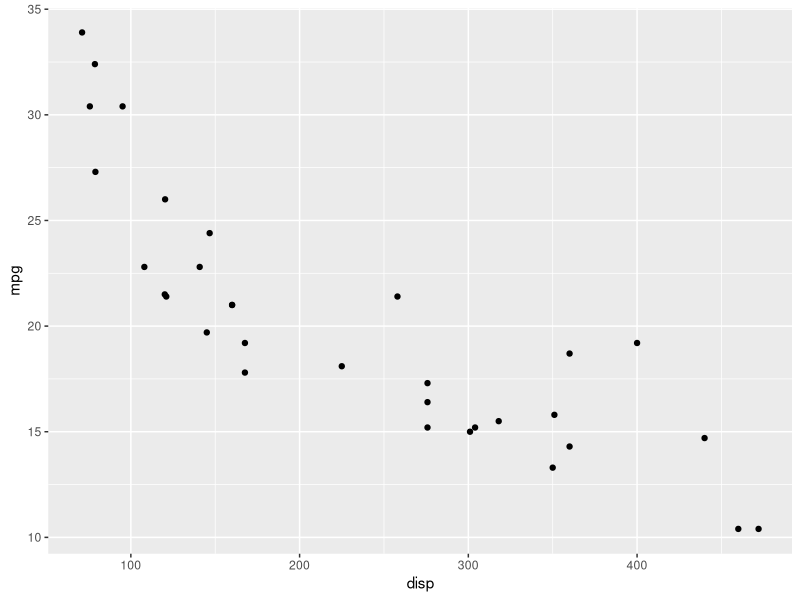
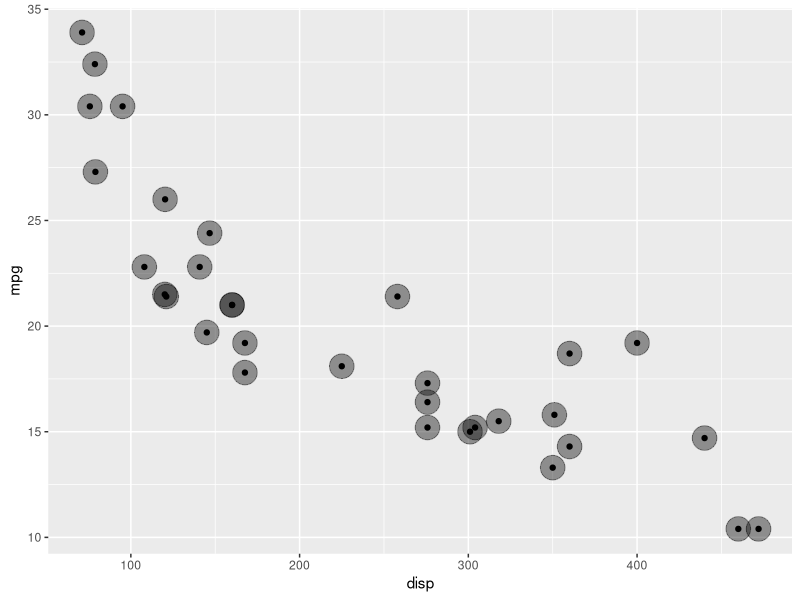
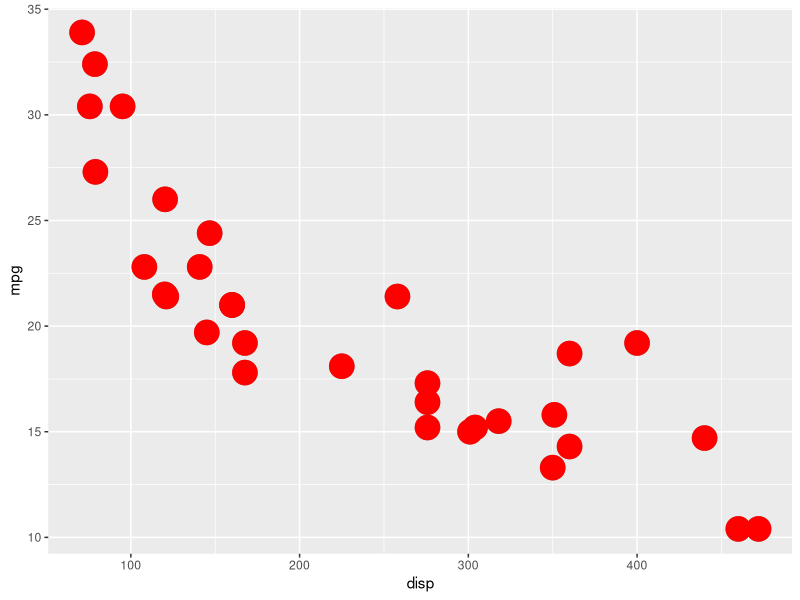
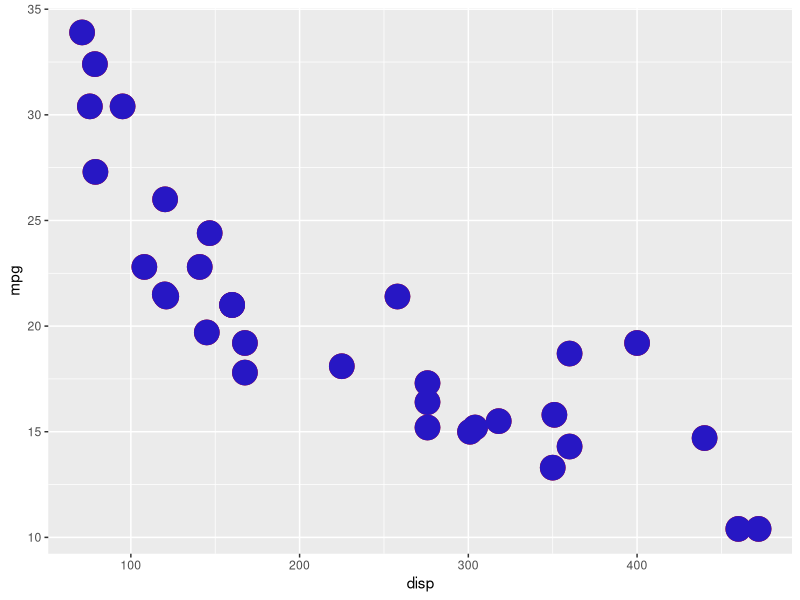
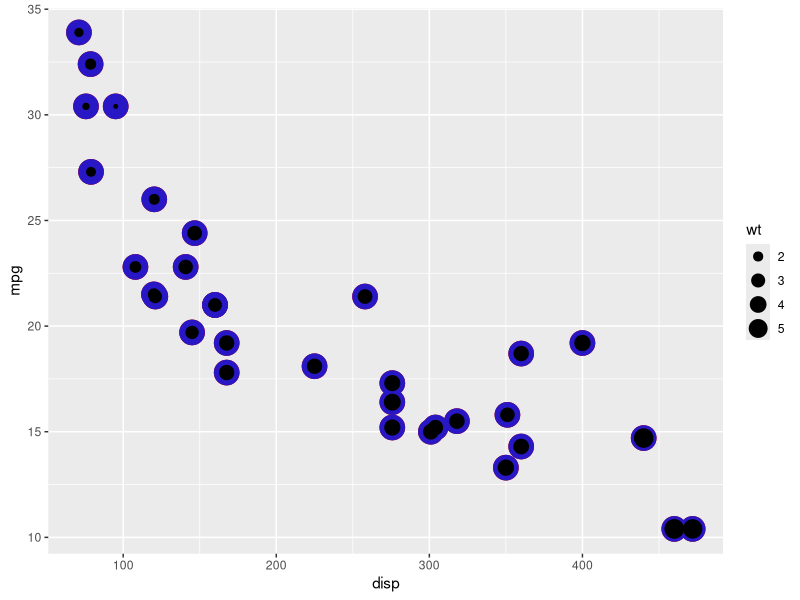
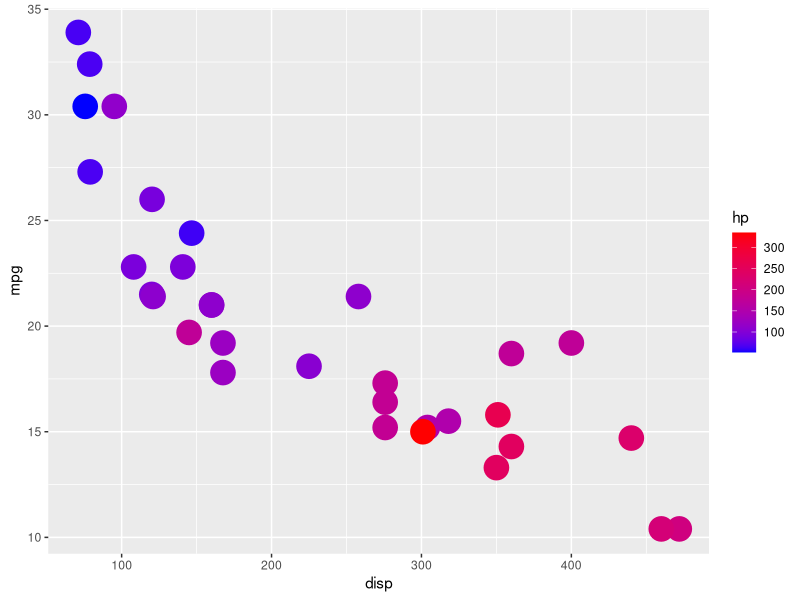

The R source for these figures, in order:
# Scatterplots
library(ggplot2)
coches <- mtcars
head(coches)

grafico <- ggplot(coches, aes(x = disp, y = mpg))
grafico <- grafico + geom_point()
print(grafico)

grafico <- grafico + geom_point(size = 8, alpha = 0.4)
print(grafico)

grafico <- grafico + geom_point(size = 8, color = 'red')
print(grafico)

grafico <- grafico + geom_point(size = 8, color = '#2717C4')
print(grafico)

grafico <- grafico + geom_point(aes(size = wt))
print(grafico)

grafico <- ggplot(coches, aes(x = disp, y = mpg))
grafico <- grafico + geom_point(size = 8, aes(color = hp))
grafico <- grafico + scale_color_gradient(low = 'blue', high = 'red')
print(grafico)
